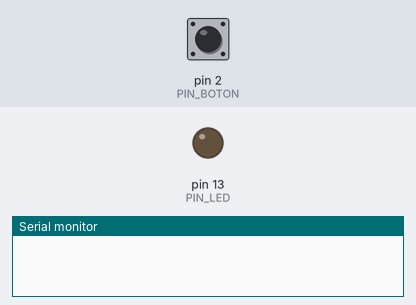
Bench run of a sketch on a simulated Arduino Uno, built with avr-gcc and run on an emulated ATmega328P. Parts: output pins drawn as LEDs (lit = HIGH), the last lines printed to the serial monitor. The inputs (shaded band) are chosen by the test bench; at power-on: pin 2 (PIN_BOTON) HIGH.

Above: at 1.2 s.
1.3 s: pin 2 (PIN_BOTON) pulled LOW for 0.15 s
At 1.36 s:
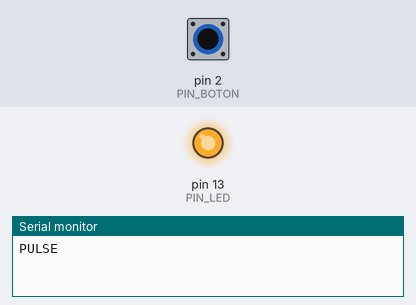
Timing chart, 0 to 4.3 s (numbered marks = the images above; inputs shaded):
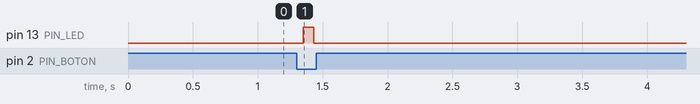

Measured:
- after the input at 1.3 s, pin 13 (PIN_LED): LOW → HIGH after 0.05 s, → LOW 0.08 s later

The sketch:

codigoArduino.ino
```cpp
// Arduino UNO - Botón por Serial para registrar agua
// Envía: "PULSE" cuando se presiona el botón

const int PIN_BOTON = 2;   // Botón entre D2 y GND
const int PIN_LED   = 13;  // LED del Arduino (opcional)

bool estadoAnterior = HIGH;
unsigned long ultimoCambio = 0;
const unsigned long debounceMs = 50;

void setup() {
  Serial.begin(9600);
  pinMode(PIN_BOTON, INPUT_PULLUP);
  pinMode(PIN_LED, OUTPUT);
  digitalWrite(PIN_LED, LOW);
}

void loop() {
  bool estadoActual = digitalRead(PIN_BOTON);

  if (estadoActual != estadoAnterior) {
    ultimoCambio = millis();
    estadoAnterior = estadoActual;
  }

  if ((millis() - ultimoCambio) > debounceMs) {
    if (estadoActual == LOW) {
      Serial.println("PULSE");

      // Señal visual rápida
      digitalWrite(PIN_LED, HIGH);
      delay(80);
      digitalWrite(PIN_LED, LOW);

      // Espera a soltar para no repetir
      while (digitalRead(PIN_BOTON) == LOW) {
        delay(10);
      }
    }
  }
}
```
